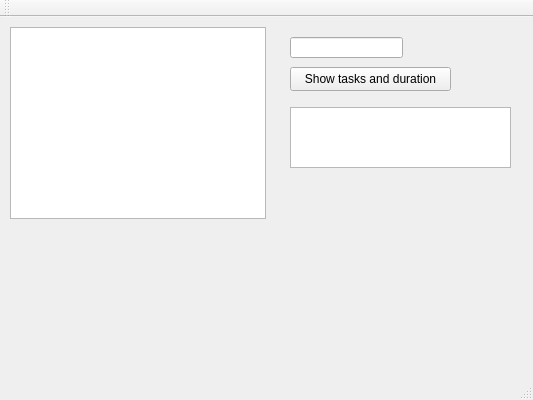
<?xml version="1.0" encoding="UTF-8"?>
<ui version="4.0">
 <class>TESTOOP3Class</class>
 <widget class="QMainWindow" name="TESTOOP3Class">
  <property name="geometry">
   <rect>
    <x>0</x>
    <y>0</y>
    <width>533</width>
    <height>400</height>
   </rect>
  </property>
  <property name="windowTitle">
   <string>TESTOOP3</string>
  </property>
  <widget class="QWidget" name="centralWidget">
   <widget class="QListWidget" name="listWidget">
    <property name="geometry">
     <rect>
      <x>10</x>
      <y>10</y>
      <width>256</width>
      <height>192</height>
     </rect>
    </property>
   </widget>
   <widget class="QLineEdit" name="showlineEdit">
    <property name="geometry">
     <rect>
      <x>290</x>
      <y>20</y>
      <width>113</width>
      <height>21</height>
     </rect>
    </property>
   </widget>
   <widget class="QPushButton" name="showTaskspushButton">
    <property name="geometry">
     <rect>
      <x>290</x>
      <y>50</y>
      <width>161</width>
      <height>24</height>
     </rect>
    </property>
    <property name="text">
     <string>Show tasks and duration</string>
    </property>
   </widget>
   <widget class="QListWidget" name="listWidget_2">
    <property name="geometry">
     <rect>
      <x>290</x>
      <y>90</y>
      <width>221</width>
      <height>61</height>
     </rect>
    </property>
   </widget>
  </widget>
  <widget class="QMenuBar" name="menuBar">
   <property name="geometry">
    <rect>
     <x>0</x>
     <y>0</y>
     <width>533</width>
     <height>22</height>
    </rect>
   </property>
  </widget>
  <widget class="QToolBar" name="mainToolBar">
   <attribute name="toolBarArea">
    <enum>TopToolBarArea</enum>
   </attribute>
   <attribute name="toolBarBreak">
    <bool>false</bool>
   </attribute>
  </widget>
  <widget class="QStatusBar" name="statusBar"/>
 </widget>
 <layoutdefault spacing="6" margin="11"/>
 <resources>
  <include location="TESTOOP3.qrc"/>
 </resources>
 <connections/>
</ui>
